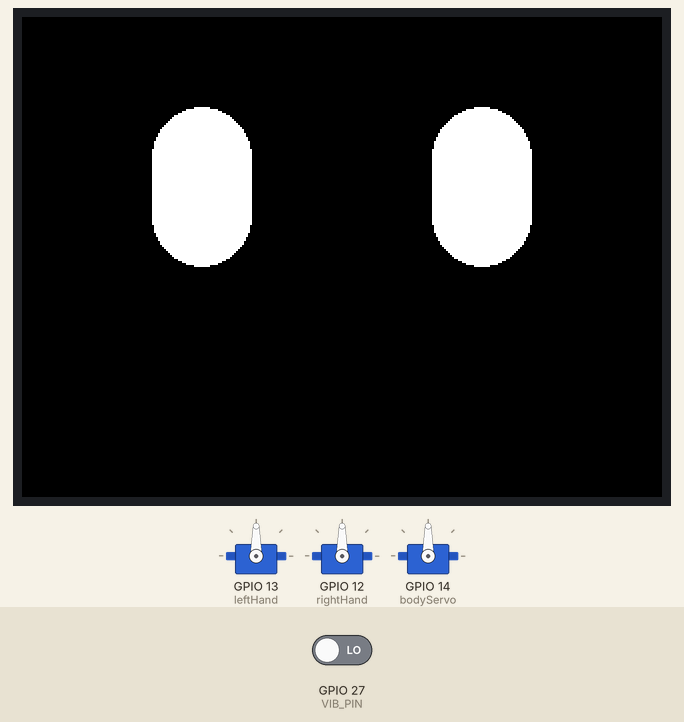
Recording of a sketch running on a simulated ESP32. Shown: 320×240 colour display, 3 × servo. Inputs (shaded band) come from the test bench; at power-on: GPIO 27 (VIB_PIN) LOW. Random numbers use the default seed unless the sketch sets one.

Above: at 1.4 s.
1.5 s: GPIO 27 (VIB_PIN) driven HIGH
At 2.97 s:
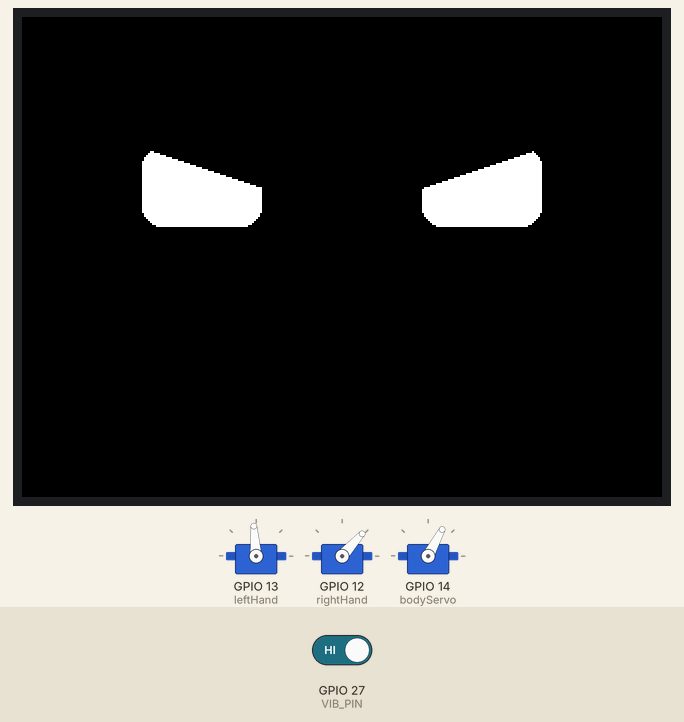
At 7.53 s:
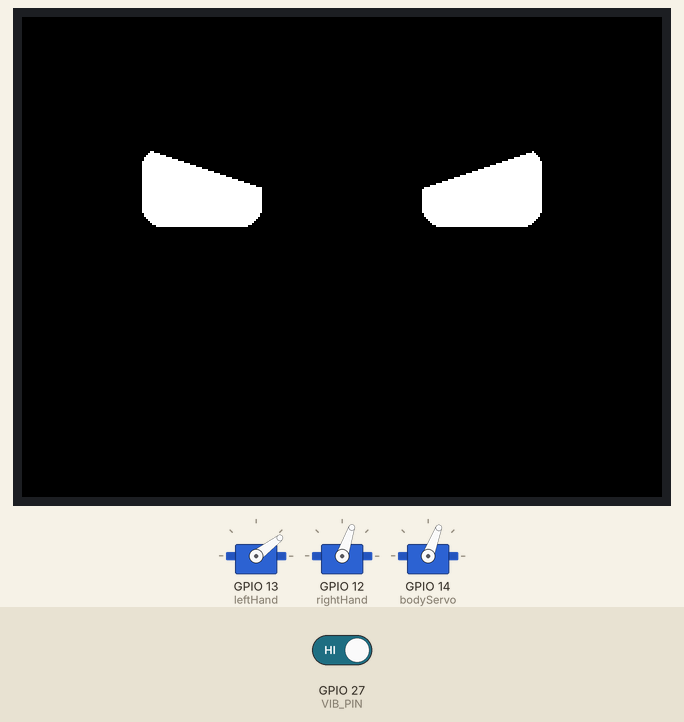
10.3 s: GPIO 27 (VIB_PIN) driven HIGH
At 10.4 s:
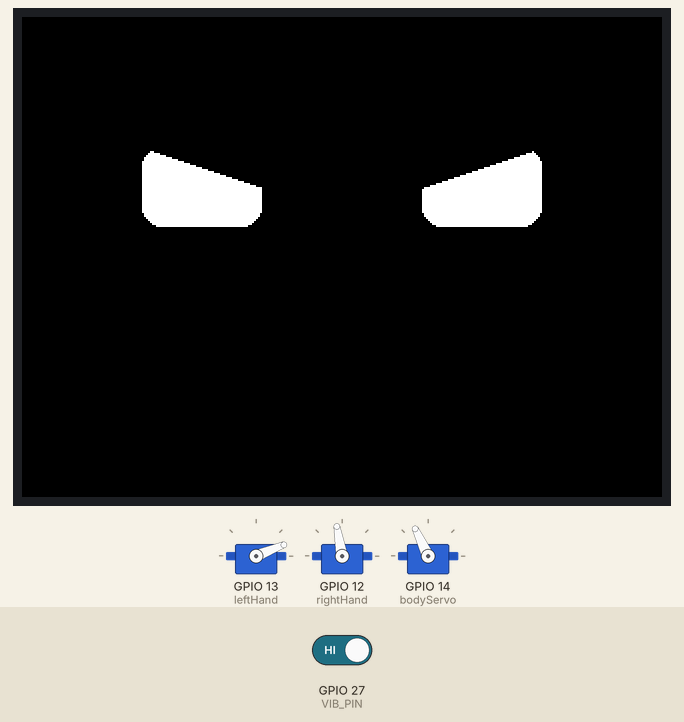
14.4 s: GPIO 27 (VIB_PIN) driven HIGH
Timing chart, 0 to 21.4 s (numbered marks = the images above; inputs shaded):
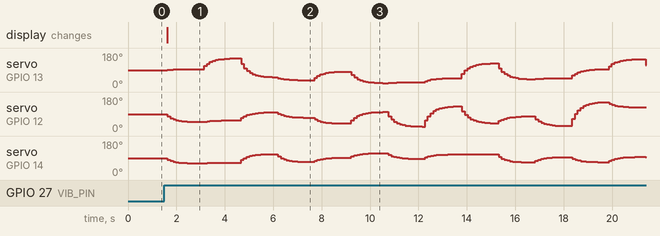

The sketch:

sketch_apr8a.ino
```cpp
#include <TFT_eSPI.h>
#include <ESP32Servo.h>

TFT_eSPI tft = TFT_eSPI();
TFT_eSprite spr = TFT_eSprite(&tft);

// ===== SENSOR =====
#define VIB_PIN 27

bool angryMode = false;
unsigned long angryStart = 0;

// ===== SERVOS =====
Servo leftHand, rightHand, bodyServo;

float leftPos = 90, rightPos = 90, bodyPos = 90;
float targetLeft = 90, targetRight = 90, targetBody = 90;

// ===== SCREEN =====
#define SCREEN_W 320
#define SCREEN_H 240
#define SPR_W 240
#define SPR_H 140

// ===== EYE BASE =====
int baseWidth  = 50;
int baseHeight = 80;

int centerX = SPR_W / 2;
int centerY = SPR_H / 2 - 25;

int eyeSpacing = 140;

int leftEyeX  = centerX - eyeSpacing / 2;
int rightEyeX = centerX + eyeSpacing / 2;
int eyeY      = centerY;

// ===== CONSTANTS =====
#define MIN_SCALE 3.0
#define BIG_SCALE 18.0

// ===== STATES =====
enum State {
  NORMAL,
  BLINK,
  BIG_LEFT,
  BIG_RIGHT
};

State currentState = NORMAL;

float scaleL = 10.0;
float scaleR = 10.0;

unsigned long lastAction = 0;
unsigned long holdTime = 0;

// ===== DRAW =====
void drawEyes() {

  spr.fillSprite(TFT_BLACK);

  // ===== 😠 ANGRY =====
  if (angryMode) {

    int w = 60;
    int h = 40;

    // Left eye
    spr.fillRoundRect(leftEyeX - w/2, eyeY - h/2, w, h, 10, TFT_WHITE);
    spr.fillTriangle(leftEyeX - w/2, eyeY - h/2,
                     leftEyeX + w/2, eyeY - h/2,
                     leftEyeX + w/2, eyeY,
                     TFT_BLACK);

    // Right eye
    spr.fillRoundRect(rightEyeX - w/2, eyeY - h/2, w, h, 10, TFT_WHITE);
    spr.fillTriangle(rightEyeX - w/2, eyeY,
                     rightEyeX + w/2, eyeY - h/2,
                     rightEyeX - w/2, eyeY - h/2,
                     TFT_BLACK);
  }

  // ===== 😐 NEUTRAL =====
  else {

    int wL = baseWidth  * (scaleL / 10.0);
    int hL = baseHeight * (scaleL / 10.0);

    int wR = baseWidth  * (scaleR / 10.0);
    int hR = baseHeight * (scaleR / 10.0);

    int maxHeight = 110;
    if (hL > maxHeight) hL = maxHeight;
    if (hR > maxHeight) hR = maxHeight;

    int shiftL = (hL - baseHeight) / 2;
    int shiftR = (hR - baseHeight) / 2;

    spr.fillRoundRect(leftEyeX - wL/2,
                      eyeY - hL/2 + shiftL,
                      wL, hL,
                      wL/2,
                      TFT_WHITE);

    spr.fillRoundRect(rightEyeX - wR/2,
                      eyeY - hR/2 + shiftR,
                      wR, hR,
                      wR/2,
                      TFT_WHITE);
  }

  spr.pushSprite((SCREEN_W - SPR_W)/2,
                 (SCREEN_H - SPR_H)/2 - 10);
}

// ===== BLINK =====
void doBlink() {

  static int phase = 0;

  if (phase == 0) {
    scaleL -= (scaleL - MIN_SCALE) * 0.35;
    scaleR -= (scaleR - MIN_SCALE) * 0.35;

    if (scaleL <= MIN_SCALE + 0.2) {
      scaleL = scaleR = MIN_SCALE;
      holdTime = millis();
      phase = 1;
    }
  }
  else if (phase == 1) {
    if (millis() - holdTime > 80) phase = 2;
  }
  else if (phase == 2) {
    scaleL += (10 - scaleL) * 0.2;
    scaleR += (10 - scaleR) * 0.2;

    if (scaleL >= 9.8) {
      scaleL = scaleR = 10;
      phase = 0;
      currentState = NORMAL;
    }
  }
}

// ===== BIG LEFT =====
void bigLeft() {

  static bool growing = true;

  if (growing) {
    scaleL += (BIG_SCALE - scaleL) * 0.35;
    if (scaleL > BIG_SCALE - 0.5) growing = false;
  } else {
    scaleL += (10 - scaleL) * 0.08;
    if (scaleL < 10.2) {
      scaleL = 10;
      growing = true;
      currentState = NORMAL;
    }
  }
}

// ===== BIG RIGHT =====
void bigRight() {

  static bool growing = true;

  if (growing) {
    scaleR += (BIG_SCALE - scaleR) * 0.35;
    if (scaleR > BIG_SCALE - 0.5) growing = false;
  } else {
    scaleR += (10 - scaleR) * 0.08;
    if (scaleR < 10.2) {
      scaleR = 10;
      growing = true;
      currentState = NORMAL;
    }
  }
}

// ===== STATE UPDATE =====
void updateState() {

  if (angryMode) return;

  if (millis() - lastAction > random(2000, 5000)) {

    int r = random(0, 100);

    if (r < 40) currentState = BLINK;
    else if (r < 70) currentState = BIG_LEFT;
    else currentState = BIG_RIGHT;

    lastAction = millis();
  }
}

// ===== ANIMATION =====
void updateAnimation() {

  if (angryMode) return;

  switch (currentState) {

    case NORMAL:
      scaleL += (10 - scaleL) * 0.1;
      scaleR += (10 - scaleR) * 0.1;
      break;

    case BLINK:
      doBlink();
      break;

    case BIG_LEFT:
      bigLeft();
      break;

    case BIG_RIGHT:
      bigRight();
      break;
  }
}

// ===== SERVO =====
void updateServos() {

  static unsigned long lastChange = 0;

  float speed = angryMode ? 0.30 : 0.20;

  leftPos  += (targetLeft  - leftPos)  * speed;
  rightPos += (targetRight - rightPos) * speed;
  bodyPos  += (targetBody  - bodyPos)  * speed;

  leftHand.write(180 - leftPos);
  rightHand.write(180 - rightPos);
  bodyServo.write(bodyPos);

  if (millis() - lastChange > 1500) {

    if (angryMode) {
      targetLeft  = random(20, 160);
      targetRight = random(20, 160);
      targetBody  = random(60, 120);
    } else {
      targetLeft  = random(40, 140);
      targetRight = random(50, 130);
      targetBody  = random(70, 110);
    }

    lastChange = millis();
  }
}

// ===== SENSOR =====
void checkVibration() {

  if (digitalRead(VIB_PIN) == HIGH) {
    angryMode = true;
    angryStart = millis();
  }

  if (angryMode && millis() - angryStart > 3000) {
    angryMode = false;
  }
}

// ===== SETUP =====
void setup() {

  pinMode(VIB_PIN, INPUT);

  tft.init();
  tft.setRotation(1);
  tft.fillScreen(TFT_BLACK);

  spr.createSprite(SPR_W, SPR_H);

  leftHand.setPeriodHertz(50);
  rightHand.setPeriodHertz(50);
  bodyServo.setPeriodHertz(50);

  leftHand.attach(13, 500, 2400);
  rightHand.attach(12, 500, 2400);
  bodyServo.attach(14, 500, 2400);

  leftHand.write(90);
  rightHand.write(90);
  bodyServo.write(90);
}

// ===== LOOP =====
void loop() {

  checkVibration();
  updateState();
  updateAnimation();
  updateServos();
  drawEyes();

  delay(16);
}
```
